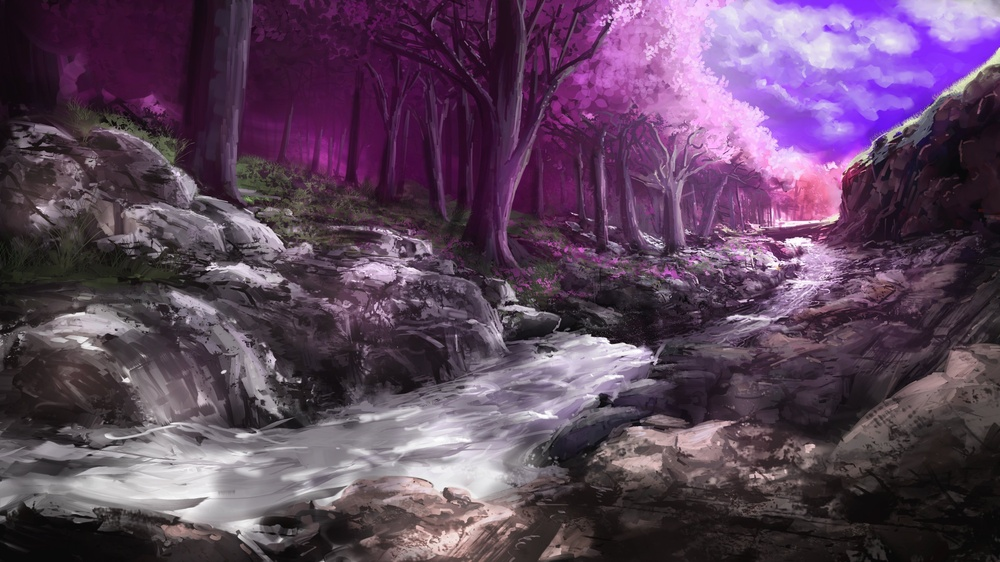
#> input picture 1626976834_16-kartinkin-com-p-fioletovaya-sakura-anime-anime-krasivo-16.jpg, 1000 x 562 px, shrunk from 3840 x 2160 before the run
$ python filter.py
#> lines starting #> are read from the running program, lines starting #| are printed output that depends on the picture
from PIL import Image
import math
from PIL import Image
import math

import random
from PIL import Image

def apply_glass_filter(image_path):
    # Открываем изображение
    with Image.open(image_path) as im:
        # Получаем размеры изображения
#> im is the input picture: PIL image 1000x562 RGB; mean R, G, B 92.8, 69.5, 92.8
        width, height = im.size
#> width = 1000; height = 562

        # Создаем новое изображение для отфильтрованного изображения
        filtered_im = Image.new('RGB', (width, height), (255, 255, 255))
#> filtered_im: PIL image 1000x562 RGB; every value is 255

        # Применяем фильтр стекло
        for i in range(width):
            for j in range(height):
                # Получаем случайные координаты
                rand_x = random.randint(max(0, i-5), min(width-1, i+5))
                rand_y = random.randint(max(0, j-5), min(height-1, j+5))

                # Получаем цвет случайного пикселя
                r, g, b = im.getpixel((rand_x, rand_y))

                # Присваиваем цвет текущему пикселю
                filtered_im.putpixel((i, j), (r, g, b))
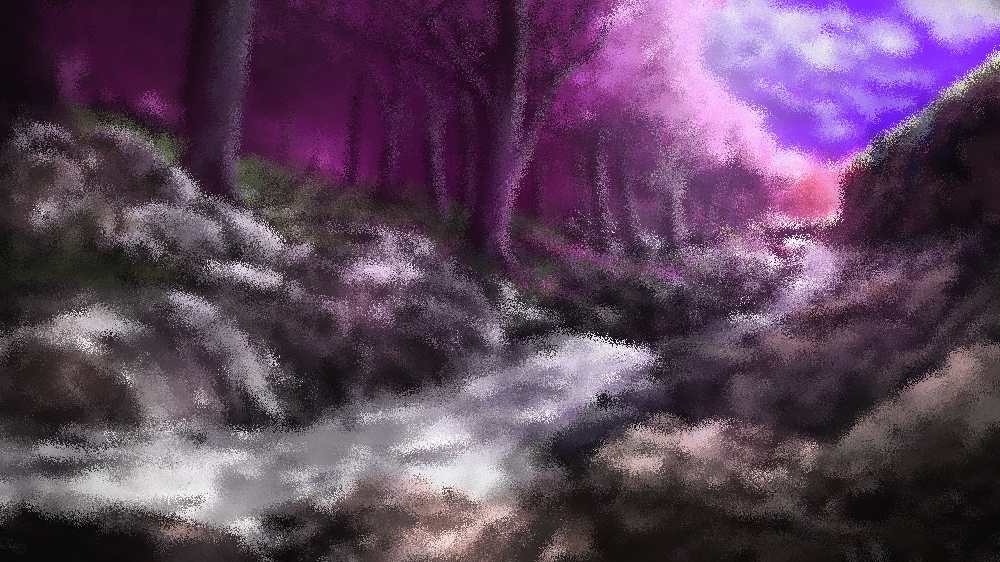
#> filtered_im: PIL image 1000x562 RGB; mean R, G, B 92.8, 69.5, 92.8

        # Сохраняем отфильтрованное изображение
        filtered_im.save('glass_filter.png')


apply_glass_filter('1626976834_16-kartinkin-com-p-fioletovaya-sakura-anime-anime-krasivo-16.jpg')
